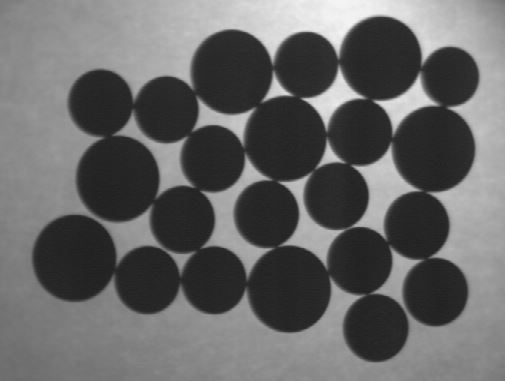
#> input picture Exercises/spatial/overlap_coins.jpg, 505 x 381 px
$ python assignment7.py
#> lines starting #> are read from the running program, lines starting #| are printed output that depends on the picture; after the words box and inside, x2 and y2 are one past the last pixel; in counts of white or black regions, pixels touching at a corner belong together; long printed decimals are rounded
import numpy as np
import matplotlib.pyplot as plt
import cv2

image = cv2.imread("overlap_coins.jpg", 1)
#> image is the input picture: shape (381, 505, 3); min 28, max 246, mean 102.3
image_rgb = cv2.cvtColor(image, cv2.COLOR_BGR2RGB)
image_gray = cv2.cvtColor(image, cv2.COLOR_BGR2GRAY)

ret, thresh = cv2.threshold(image_gray, 180, 255, cv2.THRESH_BINARY_INV+cv2.THRESH_OTSU)
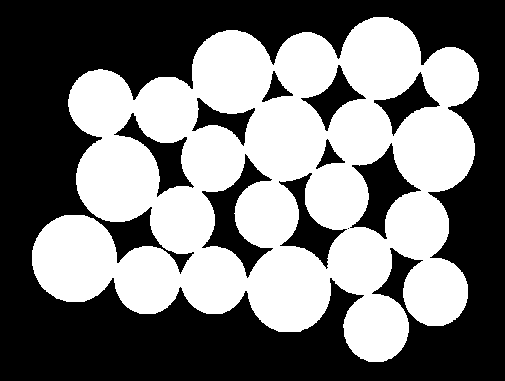
#> thresh: shape (381, 505); 46.7% white; 1 white region, box (x1, y1, x2, y2) and area: (32, 17, 479, 362) 89774
#> ret = 98

kernel = cv2.getStructuringElement(cv2.MORPH_ELLIPSE, (9,9))
erosion_1 = cv2.erode(thresh, kernel, iterations = 2)
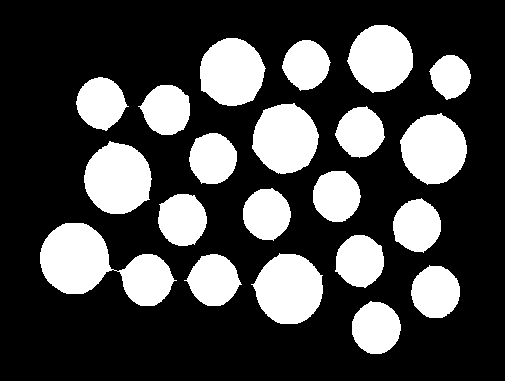
#> erosion_1: shape (381, 505); 28% white; 21 white regions, largest, box (x1, y1, x2, y2) and area: (40, 223, 177, 306) 5966, (84, 141, 152, 214) 3752, (251, 253, 323, 324) 3741

erosion_copy = erosion_1.copy()
erosion_img = cv2.cvtColor(erosion_copy, cv2.COLOR_GRAY2RGB)
#> erosion_img: shape (381, 505, 3); 28% white; 21 white regions

contours, _ = cv2.findContours(erosion_1, cv2.RETR_TREE, cv2.CHAIN_APPROX_SIMPLE)
#> contours = 21 contours; largest, box (x1, y1, x2, y2) and area: (40, 223, 177, 306) 5782, (84, 141, 152, 214) 3650, (251, 253, 323, 324) 3639, (400, 113, 467, 185) 3470, (252, 103, 319, 174) 3466
result = cv2.drawContours(erosion_img, contours, -1, (0,255,0), 2)
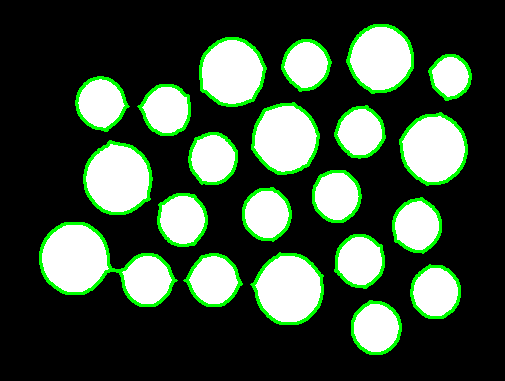
#> result: shape (381, 505, 3); mean B, G, R 60.6, 78.1, 60.6

print("Number of coins in the image: ", len(contours))
#| Number of coins in the image:  21

total_area = 0
perimeter_list = []
for contour in contours:
    area = cv2.contourArea(contour)
    total_area += area
    perimeter = cv2.arcLength(contour, True)
    perimeter_list.append(perimeter)
#> this loop made 21 passes
#> (area, total_area, perimeter) on passes 1 to 12: (1924, 1924, 164.9), (1922, 3846, 167.2), (1963.5, 5809.5, 176.8), (3639, 9448.5, 236), (1894, 11342.5, 166), (5782.5, 17125, 428.4), (1887, 19012, 168), (1921, 20933, 171.2), (1846.5, 22779.5, 163.4), (1840, 24619.5, 162.4), (3650.5, 28270, 233.7), (1835, 30105, 165.5)
#> after the loop, perimeter_list = [164.9, 167.2, 176.8, 236, 166, 428.4, 168, 171.2, 163.4, 162.4, 233.7, 165.5, 227.7, 163.7, 226.6, 167.2, 171.3, 137.8, 159.1, 221.2, 217.1]; total_area = 52161.5

print("Total area : ", total_area)
#| Total area :  52161.5
# print("Perimeter list: ", perimeter_list)

# sorting a list
sorted_perimeter = np.sort(perimeter_list)
#> sorted_perimeter = 21 values from 137.8 to 428.4
print(sorted_perimeter)
#| [137.782   159.095  162.368 163.439 163.681
#|  164.853 165.539 166.024 167.196 167.196
#|  168.024 171.196 171.338 176.752 217.137
#|  221.238 226.551 227.723 233.723 235.966
#|  428.375 ]
print("Second largest permiter: ", sorted_perimeter[len(perimeter_list)-2])
#| Second largest permiter:  235.966


plt.subplot(141)
plt.imshow(image_rgb)

plt.subplot(142)
plt.imshow(thresh, "gray")

plt.subplot(143)
plt.imshow(erosion_1, "gray")

plt.subplot(144)
plt.imshow(result)

# plt.show()
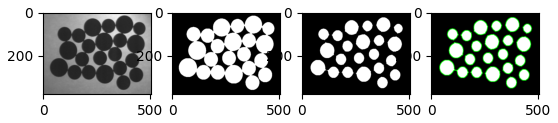
#> figure drawn by matplotlib, 4 panels

$ run again, with Exercises/spatial/fire.jpg copied over Exercises/spatial/overlap_coins.jpg
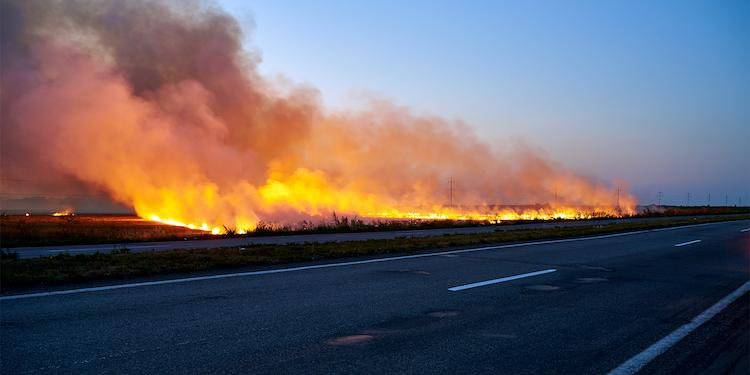
#> input picture Exercises/spatial/fire.jpg, 750 x 375 px
#> image is the input picture: shape (375, 750, 3); mean B, G, R 103.8, 97.5, 104.5
#> `ret, thresh = cv2.threshold(image_gray, 180, 255, cv2.THRESH_BINARY_IN..`:
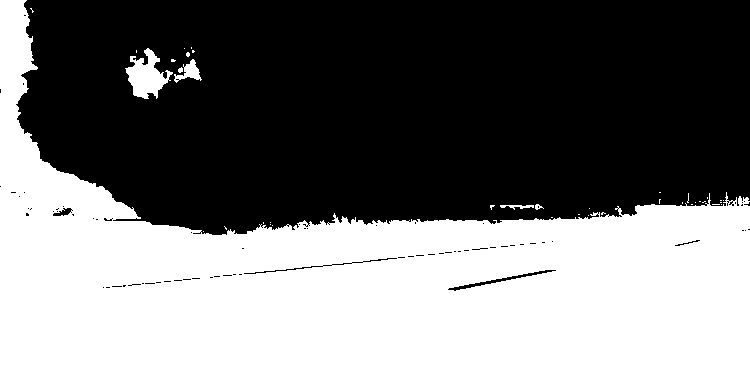
#> thresh: shape (375, 750); 45.5% white; 39 white regions (33 under 20 px), largest, box (x1, y1, x2, y2) and area: (0, 0, 750, 375) 126252, (125, 48, 173, 99) 1238, (174, 59, 202, 83) 282, (500, 205, 534, 210) 87, (535, 204, 544, 210) 29, (178, 67, 183, 73) 22
#> ret = 94
#> erosion_1: shape (375, 750); 37.5% white; 2 white regions, box (x1, y1, x2, y2) and area: (0, 0, 750, 375) 105206, (137, 72, 156, 87) 192
#> erosion_img: shape (375, 750, 3); 37.5% white; 2 white regions
#> contours = 6 contours; box (x1, y1, x2, y2) and area: (0, 0, 750, 375) 115297, (94, 232, 562, 297) 8186, (439, 261, 565, 300) 2355, (44, 197, 83, 225) 808, (666, 231, 709, 255) 679, (137, 72, 156, 87) 166
#> `result = cv2.drawContours(erosion_img, contours, -1, (0,255,0), 2)`:
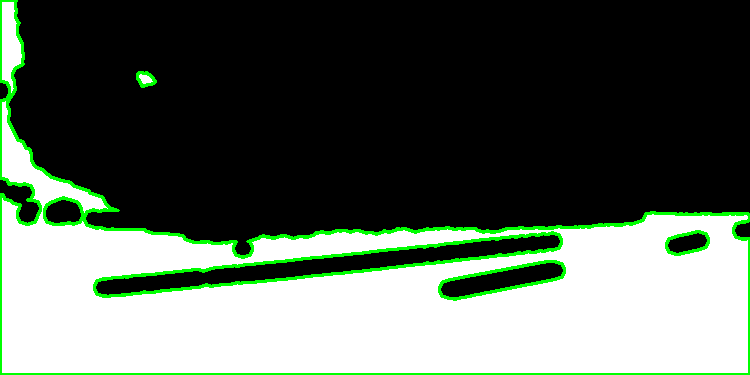
#> result: shape (375, 750, 3); mean B, G, R 87.9, 98.5, 87.9
#| Number of coins in the image:  6
#> the loop `for contour in contours:` made 6 passes
#> (area, total_area, perimeter) on passes 1 to 6: (166.5, 166.5, 56.04), (115297, 115463.5, 2626.9), (2355, 117818.5, 290.9), (8186, 126004.5, 1019.6), (679, 126683.5, 112.4), (807.5, 127491, 115.5)
#> after the loop `for contour in contours:`: perimeter_list = [56.04, 2626.9, 290.9, 1019.6, 112.4, 115.5]; total_area = 127491
#| Total area :  127491.0
#> sorted_perimeter = [56.04, 112.4, 115.5, 290.9, 1019.6, 2626.9]
#| [  56.042  112.426  115.497  290.853 1019.588
#|  2626.857]
#| Second largest permiter:  1019.588

$ run again, with Exercises/spatial/orion_spinelli_c1.jpg copied over Exercises/spatial/overlap_coins.jpg
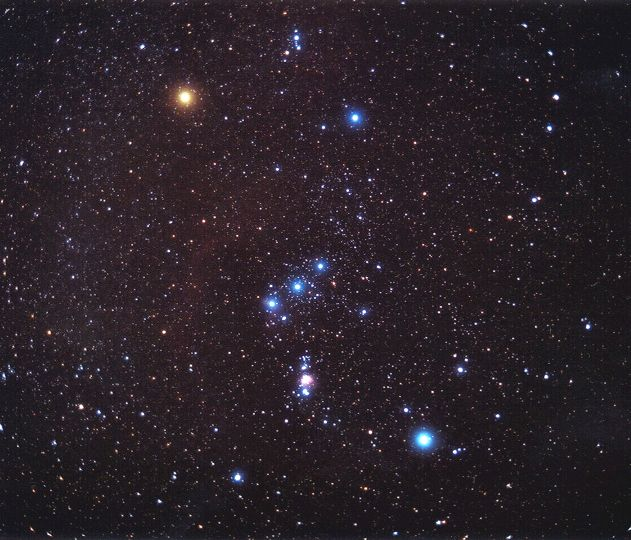
#> input picture Exercises/spatial/orion_spinelli_c1.jpg, 631 x 540 px
#> image is the input picture: shape (540, 631, 3); mean B, G, R 40.7, 33.6, 42.1
#> `ret, thresh = cv2.threshold(image_gray, 180, 255, cv2.THRESH_BINARY_IN..`:
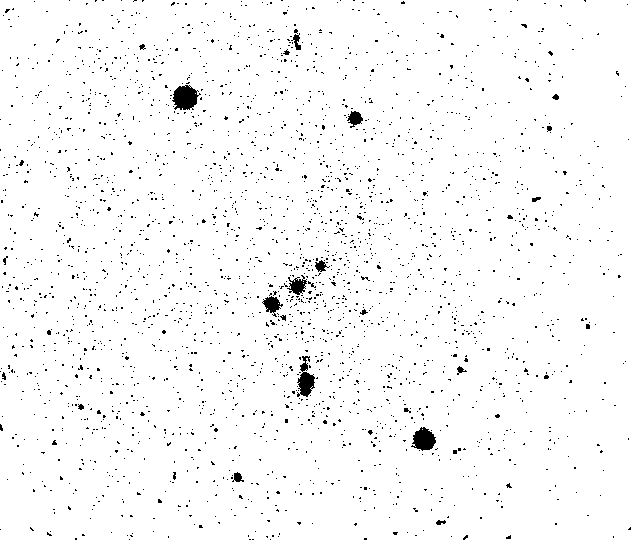
#> thresh: shape (540, 631); 97.4% white; 2634 black regions (2611 under 20 px), largest, box (x1, y1, x2, y2) and area: (172, 85, 201, 110) 489, (411, 427, 436, 451) 395, (297, 356, 315, 397) 393
#> ret = 84
#> erosion_1: shape (540, 631); 23.3% white; 349 white regions (213 under 20 px), largest, box (x1, y1, x2, y2) and area: (387, 0, 631, 540) 37965, (0, 450, 132, 540) 3611, (277, 418, 373, 540) 3224
#> erosion_img: shape (540, 631, 3); 23.3% white; 349 white regions (213 under 20 px)
#> contours = 371 contours, 237 with area under 20; largest, box (x1, y1, x2, y2) and area: (387, 0, 631, 540) 44726, (0, 450, 132, 540) 3205, (372, 0, 540, 55) 3108, (277, 418, 373, 540) 2894, (131, 442, 260, 540) 1968
#| Number of coins in the image:  371
#> the loop `for contour in contours:` made 371 passes
#> (area, total_area, perimeter) on passes 5, 8, 12: (90.5, 111, 52.73), (230.5, 344, 102.7), (371, 716.5, 143.4)
#> after the loop `for contour in contours:`: perimeter_list = 371 values, max 4665.7 at index 339, min 0 at index 0, mean 59.38; total_area = 89780
#| Total area :  89780.0
#> sorted_perimeter = 371 values from 0 to 4665.7
#| [0.00000000e+00 0.00000000e+00 0.00000000e+00 0.00000000e+00
#|  0.00000000e+00 0.00000000e+00 0.00000000e+00 0.00000000e+00
#|  0.00000000e+00 0.00000000e+00 0.00000000e+00 0.00000000e+00
#|  0.00000000e+00 0.00000000e+00 0.00000000e+00 0.00000000e+00
#|  0.00000000e+00 0.00000000e+00 0.00000000e+00 0.00000000e+00
#|  0.00000000e+00 0.00000000e+00 0.00000000e+00 0.00000000e+00
#> (further printed lines are left out)
#| Second largest permiter:  917.696
#> `# plt.show()`:
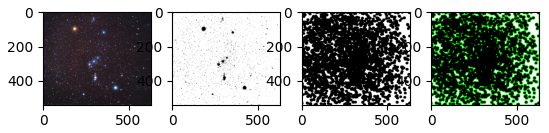
#> figure drawn by matplotlib, 4 panels
